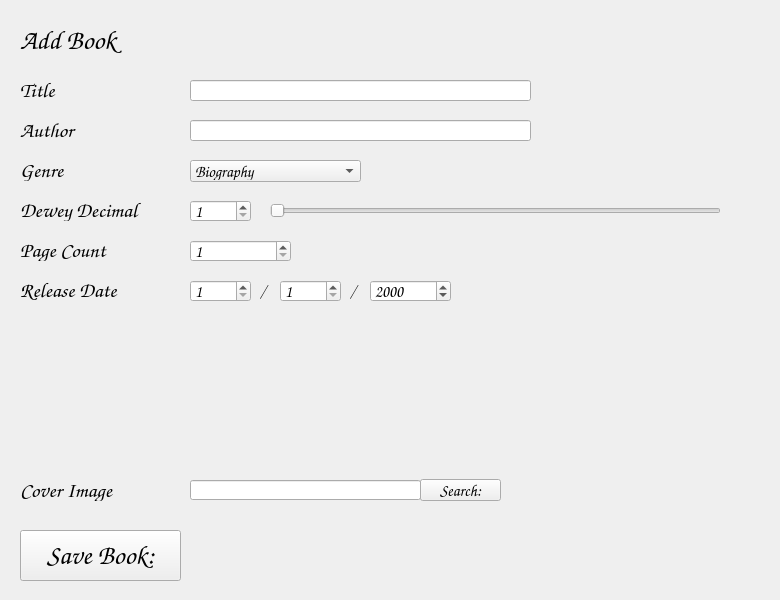
<?xml version="1.0" encoding="UTF-8"?>
<ui version="4.0">
 <class>AddBook</class>
 <widget class="QWidget" name="AddBook">
  <property name="geometry">
   <rect>
    <x>0</x>
    <y>0</y>
    <width>780</width>
    <height>600</height>
   </rect>
  </property>
  <property name="sizePolicy">
   <sizepolicy hsizetype="Ignored" vsizetype="Preferred">
    <horstretch>0</horstretch>
    <verstretch>0</verstretch>
   </sizepolicy>
  </property>
  <property name="minimumSize">
   <size>
    <width>780</width>
    <height>600</height>
   </size>
  </property>
  <property name="windowTitle">
   <string>Form</string>
  </property>
  <widget class="QLabel" name="widgetTitle">
   <property name="geometry">
    <rect>
     <x>20</x>
     <y>20</y>
     <width>151</width>
     <height>41</height>
    </rect>
   </property>
   <property name="font">
    <font>
     <family>Comic Sans MS</family>
     <pointsize>20</pointsize>
    </font>
   </property>
   <property name="text">
    <string>Add Book</string>
   </property>
  </widget>
  <widget class="QLabel" name="widgetTitle_2">
   <property name="geometry">
    <rect>
     <x>20</x>
     <y>80</y>
     <width>51</width>
     <height>21</height>
    </rect>
   </property>
   <property name="font">
    <font>
     <family>Comic Sans MS</family>
     <pointsize>16</pointsize>
    </font>
   </property>
   <property name="text">
    <string>Title</string>
   </property>
  </widget>
  <widget class="QLineEdit" name="titleEdit">
   <property name="geometry">
    <rect>
     <x>190</x>
     <y>80</y>
     <width>341</width>
     <height>21</height>
    </rect>
   </property>
   <property name="font">
    <font>
     <family>Comic Sans MS</family>
     <pointsize>12</pointsize>
    </font>
   </property>
  </widget>
  <widget class="QLabel" name="widgetTitle_3">
   <property name="geometry">
    <rect>
     <x>20</x>
     <y>120</y>
     <width>71</width>
     <height>21</height>
    </rect>
   </property>
   <property name="font">
    <font>
     <family>Comic Sans MS</family>
     <pointsize>16</pointsize>
    </font>
   </property>
   <property name="text">
    <string>Author</string>
   </property>
  </widget>
  <widget class="QLineEdit" name="authorEdit">
   <property name="geometry">
    <rect>
     <x>190</x>
     <y>120</y>
     <width>341</width>
     <height>21</height>
    </rect>
   </property>
   <property name="font">
    <font>
     <family>Comic Sans MS</family>
     <pointsize>12</pointsize>
    </font>
   </property>
   <property name="text">
    <string/>
   </property>
  </widget>
  <widget class="QLabel" name="widgetTitle_4">
   <property name="geometry">
    <rect>
     <x>20</x>
     <y>160</y>
     <width>71</width>
     <height>21</height>
    </rect>
   </property>
   <property name="font">
    <font>
     <family>Comic Sans MS</family>
     <pointsize>16</pointsize>
    </font>
   </property>
   <property name="text">
    <string>Genre</string>
   </property>
  </widget>
  <widget class="QComboBox" name="genreBox">
   <property name="geometry">
    <rect>
     <x>190</x>
     <y>160</y>
     <width>171</width>
     <height>22</height>
    </rect>
   </property>
   <property name="font">
    <font>
     <family>Comic Sans MS</family>
     <pointsize>12</pointsize>
    </font>
   </property>
   <item>
    <property name="text">
     <string>Biography</string>
    </property>
   </item>
   <item>
    <property name="text">
     <string>Academic</string>
    </property>
   </item>
   <item>
    <property name="text">
     <string>Historical</string>
    </property>
   </item>
   <item>
    <property name="text">
     <string>Journalism</string>
    </property>
   </item>
   <item>
    <property name="text">
     <string>Travel Guide</string>
    </property>
   </item>
   <item>
    <property name="text">
     <string>Guides</string>
    </property>
   </item>
   <item>
    <property name="text">
     <string>Action</string>
    </property>
   </item>
   <item>
    <property name="text">
     <string>Adventure</string>
    </property>
   </item>
   <item>
    <property name="text">
     <string>Romance</string>
    </property>
   </item>
   <item>
    <property name="text">
     <string>Science Fiction</string>
    </property>
   </item>
  </widget>
  <widget class="QLabel" name="widgetTitle_5">
   <property name="geometry">
    <rect>
     <x>20</x>
     <y>240</y>
     <width>111</width>
     <height>21</height>
    </rect>
   </property>
   <property name="font">
    <font>
     <family>Comic Sans MS</family>
     <pointsize>16</pointsize>
    </font>
   </property>
   <property name="text">
    <string>Page Count</string>
   </property>
  </widget>
  <widget class="QLabel" name="widgetTitle_6">
   <property name="geometry">
    <rect>
     <x>20</x>
     <y>200</y>
     <width>151</width>
     <height>21</height>
    </rect>
   </property>
   <property name="font">
    <font>
     <family>Comic Sans MS</family>
     <pointsize>16</pointsize>
    </font>
   </property>
   <property name="text">
    <string>Dewey Decimal</string>
   </property>
  </widget>
  <widget class="QSlider" name="ddSlider">
   <property name="geometry">
    <rect>
     <x>270</x>
     <y>200</y>
     <width>451</width>
     <height>21</height>
    </rect>
   </property>
   <property name="font">
    <font>
     <family>Comic Sans MS</family>
     <pointsize>12</pointsize>
    </font>
   </property>
   <property name="minimum">
    <number>1</number>
   </property>
   <property name="maximum">
    <number>999</number>
   </property>
   <property name="orientation">
    <enum>Qt::Horizontal</enum>
   </property>
  </widget>
  <widget class="QLabel" name="widgetTitle_8">
   <property name="geometry">
    <rect>
     <x>20</x>
     <y>280</y>
     <width>131</width>
     <height>21</height>
    </rect>
   </property>
   <property name="font">
    <font>
     <family>Comic Sans MS</family>
     <pointsize>16</pointsize>
    </font>
   </property>
   <property name="text">
    <string>Release Date</string>
   </property>
  </widget>
  <widget class="QLabel" name="widgetTitle_9">
   <property name="geometry">
    <rect>
     <x>260</x>
     <y>280</y>
     <width>16</width>
     <height>21</height>
    </rect>
   </property>
   <property name="font">
    <font>
     <family>Comic Sans MS</family>
     <pointsize>12</pointsize>
    </font>
   </property>
   <property name="text">
    <string>/</string>
   </property>
  </widget>
  <widget class="QLabel" name="widgetTitle_10">
   <property name="geometry">
    <rect>
     <x>350</x>
     <y>280</y>
     <width>16</width>
     <height>21</height>
    </rect>
   </property>
   <property name="font">
    <font>
     <family>Comic Sans MS</family>
     <pointsize>12</pointsize>
    </font>
   </property>
   <property name="text">
    <string>/</string>
   </property>
  </widget>
  <widget class="QLabel" name="widgetTitle_11">
   <property name="geometry">
    <rect>
     <x>20</x>
     <y>480</y>
     <width>131</width>
     <height>21</height>
    </rect>
   </property>
   <property name="font">
    <font>
     <family>Comic Sans MS</family>
     <pointsize>16</pointsize>
    </font>
   </property>
   <property name="text">
    <string>Cover Image</string>
   </property>
  </widget>
  <widget class="QPushButton" name="coverpathSearch">
   <property name="geometry">
    <rect>
     <x>420</x>
     <y>479</y>
     <width>81</width>
     <height>22</height>
    </rect>
   </property>
   <property name="font">
    <font>
     <family>Comic Sans MS</family>
     <pointsize>12</pointsize>
    </font>
   </property>
   <property name="text">
    <string>Search:</string>
   </property>
  </widget>
  <widget class="QLineEdit" name="coverpathEntry">
   <property name="geometry">
    <rect>
     <x>190</x>
     <y>480</y>
     <width>231</width>
     <height>20</height>
    </rect>
   </property>
   <property name="font">
    <font>
     <family>Comic Sans MS</family>
     <pointsize>12</pointsize>
    </font>
   </property>
  </widget>
  <widget class="QPushButton" name="saveButton">
   <property name="geometry">
    <rect>
     <x>20</x>
     <y>530</y>
     <width>161</width>
     <height>51</height>
    </rect>
   </property>
   <property name="font">
    <font>
     <family>Comic Sans MS</family>
     <pointsize>20</pointsize>
    </font>
   </property>
   <property name="text">
    <string>Save Book:</string>
   </property>
  </widget>
  <widget class="QSpinBox" name="ddCounter">
   <property name="geometry">
    <rect>
     <x>190</x>
     <y>200</y>
     <width>61</width>
     <height>22</height>
    </rect>
   </property>
   <property name="font">
    <font>
     <family>Comic Sans MS</family>
     <pointsize>12</pointsize>
    </font>
   </property>
   <property name="minimum">
    <number>1</number>
   </property>
   <property name="maximum">
    <number>999</number>
   </property>
   <property name="value">
    <number>1</number>
   </property>
  </widget>
  <widget class="QLabel" name="coverlabel">
   <property name="geometry">
    <rect>
     <x>190</x>
     <y>310</y>
     <width>120</width>
     <height>160</height>
    </rect>
   </property>
   <property name="text">
    <string/>
   </property>
  </widget>
  <widget class="QSpinBox" name="pgEntry">
   <property name="geometry">
    <rect>
     <x>190</x>
     <y>240</y>
     <width>101</width>
     <height>22</height>
    </rect>
   </property>
   <property name="font">
    <font>
     <family>Comic Sans MS</family>
     <pointsize>12</pointsize>
    </font>
   </property>
   <property name="minimum">
    <number>1</number>
   </property>
   <property name="maximum">
    <number>9999</number>
   </property>
   <property name="value">
    <number>1</number>
   </property>
  </widget>
  <widget class="QSpinBox" name="dayEntry">
   <property name="geometry">
    <rect>
     <x>190</x>
     <y>280</y>
     <width>61</width>
     <height>22</height>
    </rect>
   </property>
   <property name="font">
    <font>
     <family>Comic Sans MS</family>
     <pointsize>12</pointsize>
    </font>
   </property>
   <property name="minimum">
    <number>1</number>
   </property>
   <property name="maximum">
    <number>31</number>
   </property>
   <property name="value">
    <number>1</number>
   </property>
  </widget>
  <widget class="QSpinBox" name="monthEntry">
   <property name="geometry">
    <rect>
     <x>280</x>
     <y>280</y>
     <width>61</width>
     <height>22</height>
    </rect>
   </property>
   <property name="font">
    <font>
     <family>Comic Sans MS</family>
     <pointsize>12</pointsize>
    </font>
   </property>
   <property name="minimum">
    <number>1</number>
   </property>
   <property name="maximum">
    <number>12</number>
   </property>
   <property name="value">
    <number>1</number>
   </property>
  </widget>
  <widget class="QSpinBox" name="yearEntry">
   <property name="geometry">
    <rect>
     <x>370</x>
     <y>280</y>
     <width>81</width>
     <height>22</height>
    </rect>
   </property>
   <property name="font">
    <font>
     <family>Comic Sans MS</family>
     <pointsize>12</pointsize>
    </font>
   </property>
   <property name="minimum">
    <number>1</number>
   </property>
   <property name="maximum">
    <number>2021</number>
   </property>
   <property name="value">
    <number>2000</number>
   </property>
  </widget>
 </widget>
 <resources/>
 <connections/>
</ui>
